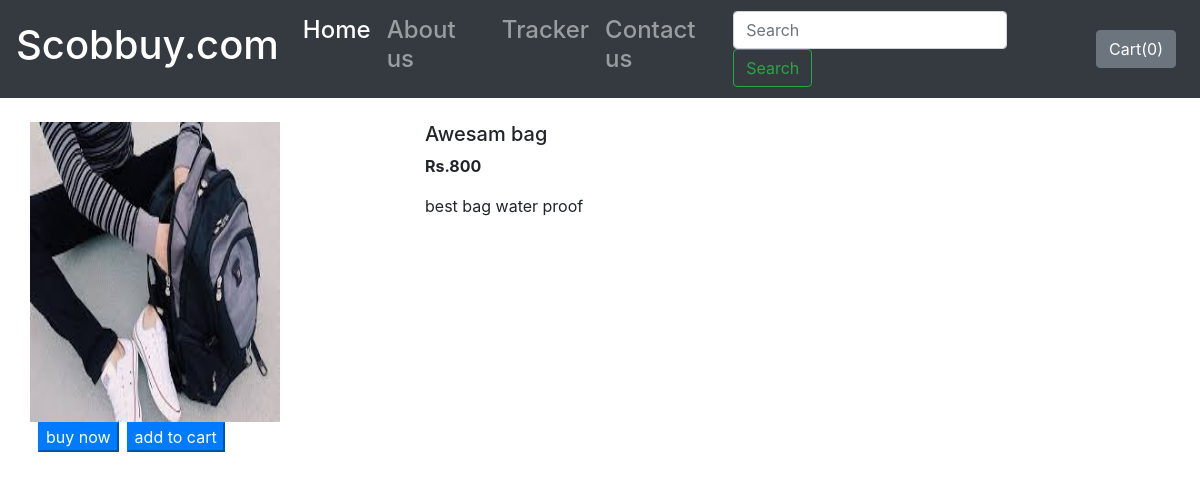
Screenshot of /shop/products/2 with the database file from the repository.
### shop/models.py (models this page shows, shortened)
class Product(models.Model):
    product_id = models.AutoField
    product_name = models.CharField(max_length=50)
    category = models.CharField(max_length=100,default="")
    subcategory = models.CharField(max_length=100,default="")
    price = models.IntegerField(default=0)
    desc = models.CharField(max_length=5000)
    pub_date = models.DateField()
    image = models.ImageField(upload_to="shop/images",default="")

### shop/views.py (the view)
# urls.py: path("products/<int:myid>", views.productview, name="Productview"),
def productview(request, myid):
    product = Product.objects.filter(id=myid)
    return render(request, 'shop/prodview.html', {'product':product[0]})

### shop/templates/shop/prodview.html (shortened to what this page needs)
{% extends 'shop/basic.html' %}
{% block body %}
<div class="container my-4">
    <div class="row">
    <div class="col-md-4">
    <div class="row">
        <img src="/media/{{product.image}}" width="250px" height="300px">
</div>
        <div class="row">
            <button class="btn-primary mx-2">buy now</button>
            <button class="btn-primary">add to cart</button>
        </div>
    </div>
    <div class="col-md-8">
        <h5>{{product.product_name}}</h5>
        <p><b>Rs.{{product.price}}</b></p>
        <p>{{product.desc}}</p>
    </div>
</div>
</div>
{% endblock %}

### rows the page displays
Product: image (picture), product_name "Awesam bag", price "800", desc "best bag water proof"
